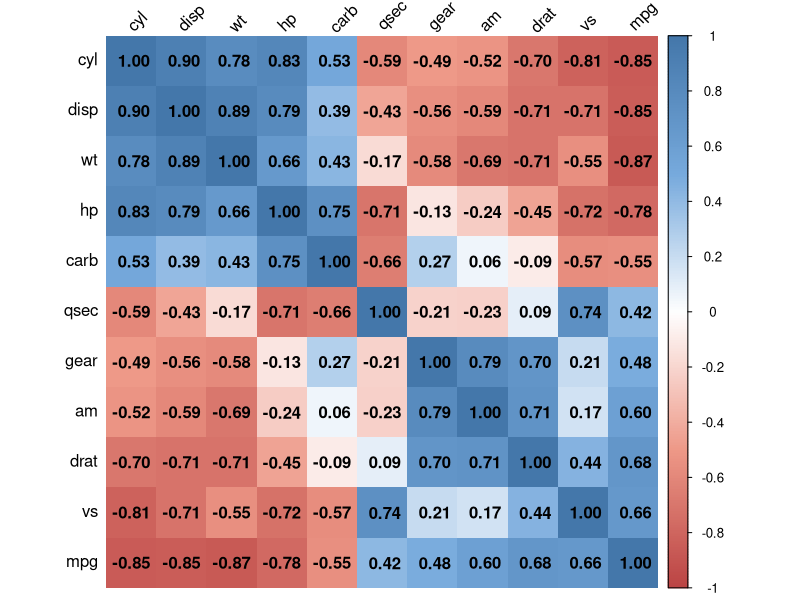

Reproduce this figure in R.
library(corrplot)

data(mtcars)
mcor <- cor(mtcars)
# Print mcor and round to 2 digits
round(mcor, digits=2)

# Generate a lighter palette
col <- colorRampPalette(c("#BB4444", "#EE9988", "#FFFFFF", "#77AADD", "#4477AA"))
corrplot(mcor, method="shade", shade.col=NA, tl.col="black", tl.srt=45,
         col=col(200), addCoef.col="black", order="FPC")